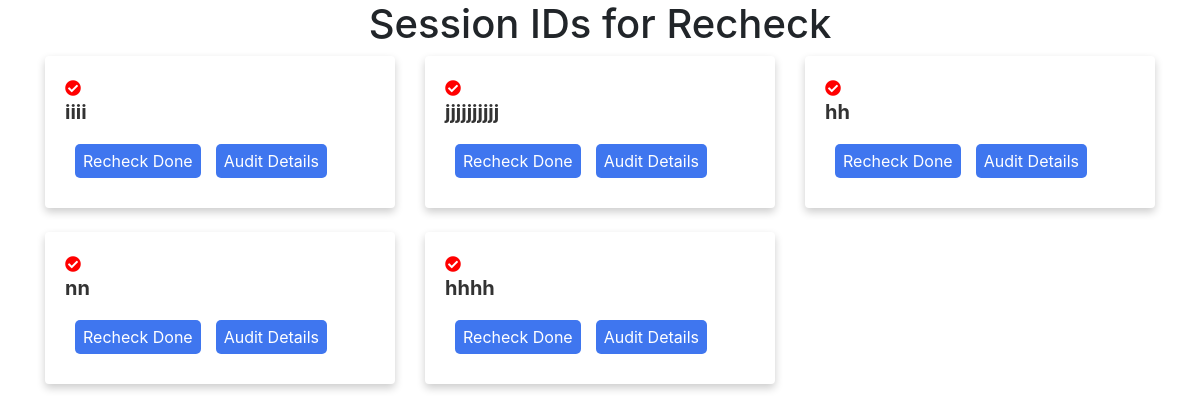
The page /recheck-forms/ (signed in) on the database its author committed.
### adminpanel/models.py (models this page shows, shortened)
class AuditForm(models.Model):
    audittype = models.CharField(max_length=100)
    sessionid = models.CharField(max_length=100)
    callstartday = models.DateField()
    Agent_ID = models.CharField(max_length=100)
    Sale_Owner_Name = models.CharField(max_length=100)
    Responsible_advisor_Name = models.CharField(max_length=100)
    Encrypted_Mobile = models.CharField(max_length=100)
    Disposition = models.CharField(max_length=100)
    Is_Disposition_Correct = models.CharField(max_length=100)
    Correct_Disposition = models.CharField(max_length=100)
    Niro_Stage = models.CharField(max_length=100)
    Sale_Done = models.CharField(max_length=100)
    Customer_Intent = models.CharField(max_length=100)
    P1_Need_Creation = models.CharField(max_length=100)
    P2_Benefit_Selling = models.CharField(max_length=100)
    P3_Eligibility_Check = models.CharField(max_length=100)
    P4_Application_filling_steps = models.CharField(max_length=100)
    P5_Bank_selfie_upload_steps = models.CharField(max_length=100)
    Rejection_Reason = models.CharField(max_length=100)
    Advisor_Error_Major = models.CharField(max_length=100)
    Advisor_Error_Minor = models.CharField(max_length=100)
    Advisor_Error_Fatal = models.CharField(max_length=100)
    fatal = models.CharField(max_length=100)
    Any_rude_Tone = models.CharField(max_length=100)
    Mention_Process_Gap = models.CharField(max_length=100)
    Call_Observations = models.TextField()
    Mention_Good_Practice = models.TextField()
    Offers_Pitched = models.CharField(max_length=100)
    Remarks_For_Offer_Errors = models.TextField()
    DT_Followed = models.CharField(max_length=100)
    incorrect_DT_error_Remarks = models.TextField()
    submitted_by = models.ForeignKey(User, on_delete=models.CASCADE, related_name='submitted_audit_forms', blank=True, null=True)
    submitted_date = models.DateField(default=timezone.now, null=True)
    recheck=models.CharField(max_length=20,null=True)
    correction_field=models.TextField(null=True)

### adminpanel/views.py (the view)
# urls.py: path('recheck-forms/', views.recheck_form, name='recheck_form'),
def recheck_form(request):
    audit_forms = AuditForm.objects.filter(submitted_by=request.user, recheck=True)
    return render(request, 'adminpanel/recheck.html', {'audit_forms': audit_forms})

### adminpanel/templates/adminpanel/recheck.html (shortened to what this page needs)
<!DOCTYPE html>
<html lang="en">
<head>
  <link rel="stylesheet" href="https://stackpath.bootstrapcdn.com/bootstrap/4.5.2/css/bootstrap.min.css">
  <link rel="stylesheet" href="https://cdnjs.cloudflare.com/ajax/libs/font-awesome/5.15.4/css/all.min.css" />
</head>
<body>
  <div class="container">
    <h1 class="text-center">Session IDs for Recheck</h1>
    <div class="row">
      {% for audit_form in audit_forms %}
      <div class="col-md-4 mb-4">
        <div class="card">
          <div class="card-body">
            <span class="icon"><i class="fas fa-check-circle"></i></span>
            <h5 class="card-title">{{ audit_form.sessionid }}</h5>
            <div class="inlinee" style="display: flex; margin-top: 10px;">
            <form action="{% url 'recheck_done' sessionid=audit_form.sessionid %}" method="post">
              <button type="submit" class="btn-recheck-done" style="margin-right: 5px;">Recheck Done</button>
            </form>
            <form action="/staff/auditform/{{ audit_form.sessionid }}/" method="post">
              <button type="submit" class="btn-recheck-done">Audit Details</button>
            </form>
        </div>
          </div>
        </div>
      </div>
      {% empty %}
      <div class="col-md-4 mb-4">No forms found for recheck</div>
      {% endfor %}
    </div>
  </div>
</body>
</html>

### adminpanel/templates/adminpanel/recheck.html (style rules this page uses)
.card { border: none; box-shadow: 0 4px 8px 0 rgba(0,0,0,0.2); transition: 0.3s; height: 100%; }
.card-body { display: flex; flex-direction: column; align-items: flex-start; padding: 20px; }
.card-title { color: #333; font-size: 1.25rem; font-weight: bold; margin-bottom: auto; }
.icon { margin-right: 10px; color: red; }
.btn-recheck-done { background-color: #3f76ef; color: white; padding: 5px 8px; border: none; border-radius: 5px; cursor: pointer; margin-top: auto; margin: 10px; }

### rows shown on the page
AuditForm: sessionid "iiii"
AuditForm: sessionid "jjjjjjjjjj"
AuditForm: sessionid "hh"
AuditForm: sessionid "nn"
AuditForm: sessionid "hhhh"
